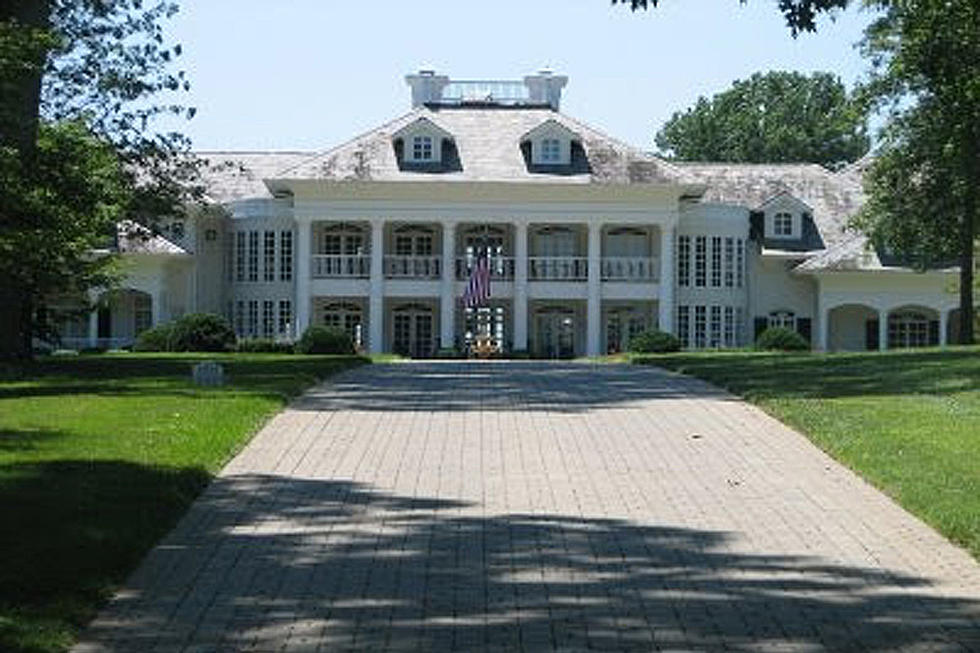
#> input picture image processing/histograms/plotting_home.png, 980 x 653 px
$ python plotting_matplotlib.py
#> lines starting #> are read from the running program, lines starting #| are printed output that depends on the picture
import cv2
import numpy as np
from matplotlib import pyplot as plt

img = cv2.imread('plotting_home.png',0)
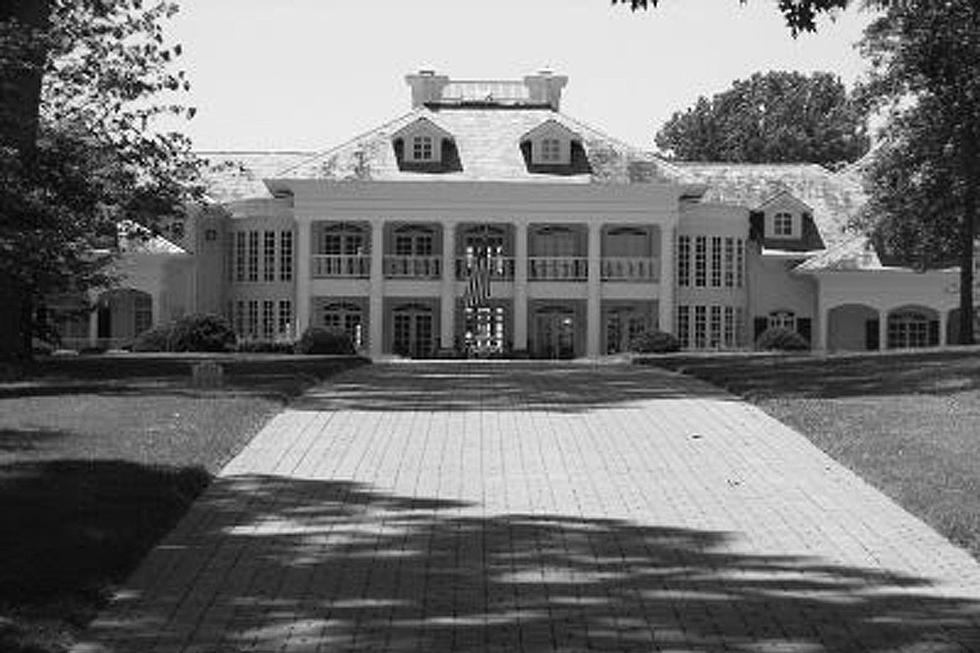
#> img: shape (653, 980); min 0, max 255, mean 116.3
img1 = cv2.imread('plotting_home.png')
#> img1 is the input picture: shape (653, 980, 3); mean B, G, R 115.8, 120.4, 108.2


# histogram for gray image directly
plt.hist(img.ravel(), 256, [0, 256])
plt.show()
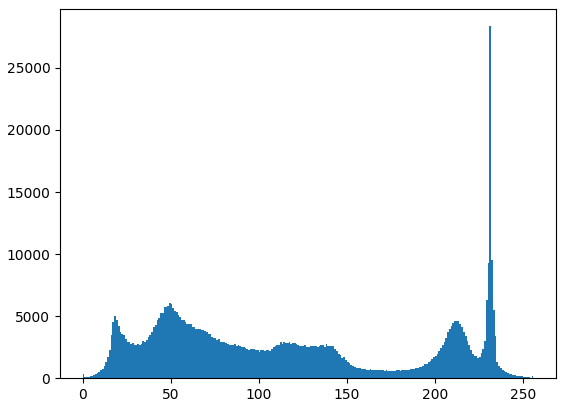
#> figure drawn by matplotlib, 1 panel; tallest bar 28360 high, from x = 231 to 232

# for BGR plot
color =('b', 'g', 'r')
for i, col in enumerate(color):
    histr = cv2.calcHist([img1], [i], None, [256], [0,256])
    plt.plot(histr, color = col)
    plt.xlim([0,256])

plt.show()
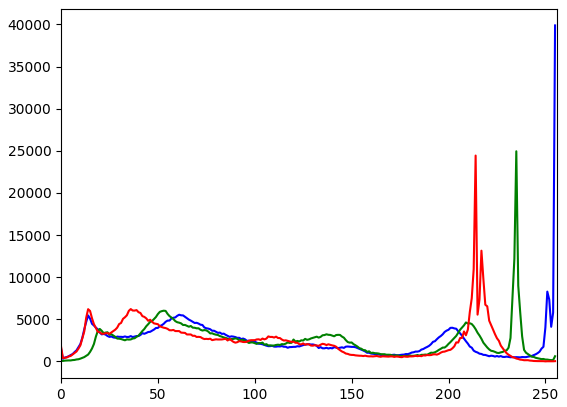
#> figure drawn by matplotlib, 1 panel; curve peaks at x = 255, y = 39891; curve peaks at x = 235, y = 24949; curve peaks at x = 214, y = 24440
